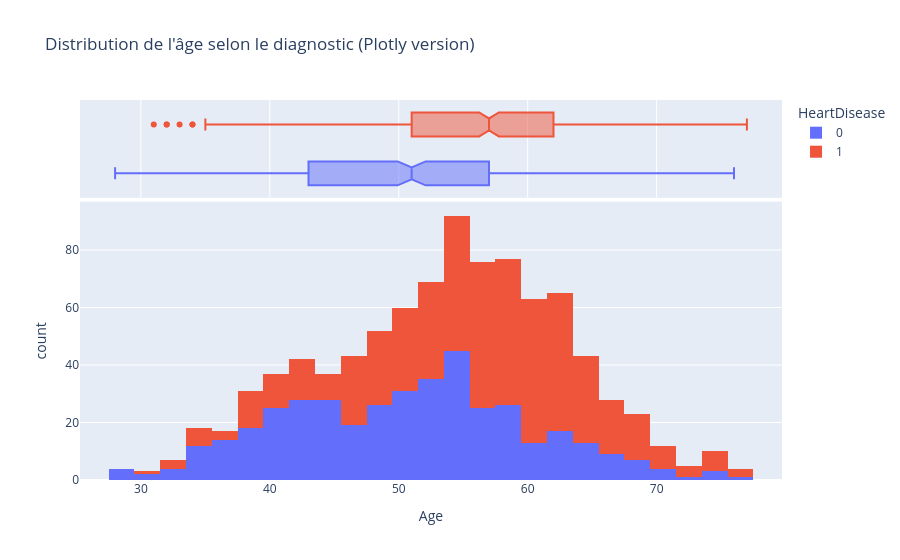

The cell this chart's notebook holds for it:
### Code cell
# Conversion de Q1 (kdeplot Seaborn -> version Plotly)
fig = px.histogram(df, x="Age", color="HeartDisease", marginal="box", nbins=30, 
                   title="Distribution de l'âge selon le diagnostic (Plotly version)")
fig.show()

### Figure 1 — Plotly figure (JSON) as saved in the notebook; plotly's stock layout.template omitted (floating-point values rounded to 4 significant figures; data arrays with more than 128 entries replaced by an {"elided": "..."} marker saying what was removed)
{"data": [{"bingroup": "x", "hovertemplate": "HeartDisease=0<br>Age=%{x}<br>count=%{y}<extra></extra>", "legendgroup": "0", "marker": {"color": "#636efa", "pattern": {"shape": ""}}, "name": "0", "nbinsx": 30, "orientation": "v", "showlegend": true, "type": "histogram", "x": {"elided": "410 int values"}, "xaxis": "x", "yaxis": "y"}, {"hovertemplate": "HeartDisease=0<br>Age=%{x}<extra></extra>", "legendgroup": "0", "marker": {"color": "#636efa"}, "name": "0", "notched": true, "showlegend": false, "type": "box", "x": {"elided": "410 int values"}, "xaxis": "x2", "yaxis": "y2"}, {"bingroup": "x", "hovertemplate": "HeartDisease=1<br>Age=%{x}<br>count=%{y}<extra></extra>", "legendgroup": "1", "marker": {"color": "#EF553B", "pattern": {"shape": ""}}, "name": "1", "nbinsx": 30, "orientation": "v", "showlegend": true, "type": "histogram", "x": {"elided": "508 int values"}, "xaxis": "x", "yaxis": "y"}, {"hovertemplate": "HeartDisease=1<br>Age=%{x}<extra></extra>", "legendgroup": "1", "marker": {"color": "#EF553B"}, "name": "1", "notched": true, "showlegend": false, "type": "box", "x": {"elided": "508 int values"}, "xaxis": "x2", "yaxis": "y2"}], "layout": {"barmode": "relative", "legend": {"title": {"text": "HeartDisease"}, "tracegroupgap": 0}, "title": {"text": "Distribution de l'âge selon le diagnostic (Plotly version)"}, "xaxis": {"anchor": "y", "domain": [0, 1], "title": {"text": "Age"}}, "xaxis2": {"anchor": "y2", "domain": [0, 1], "matches": "x", "showgrid": true, "showticklabels": false}, "yaxis": {"anchor": "x", "domain": [0, 0.7326], "title": {"text": "count"}}, "yaxis2": {"anchor": "x2", "domain": [0.7426, 1], "matches": "y2", "showgrid": false, "showline": false, "showticklabels": false, "ticks": ""}}}
